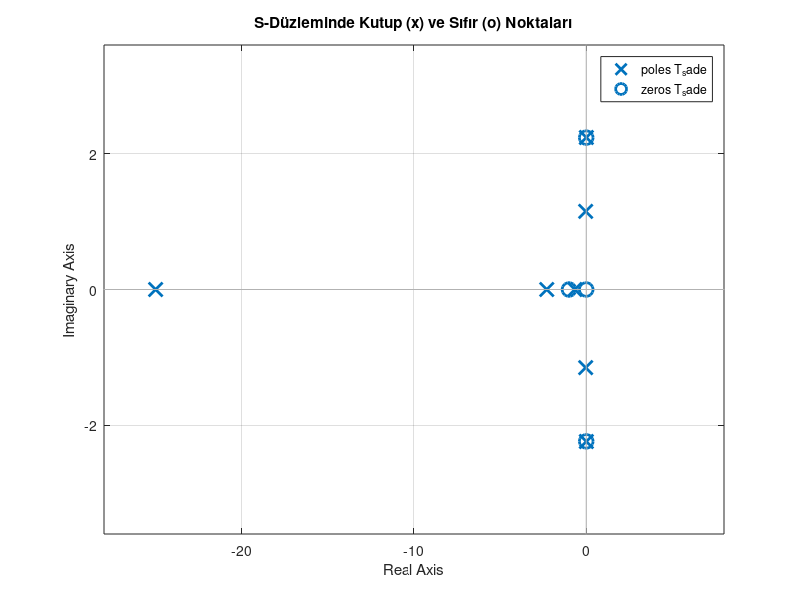
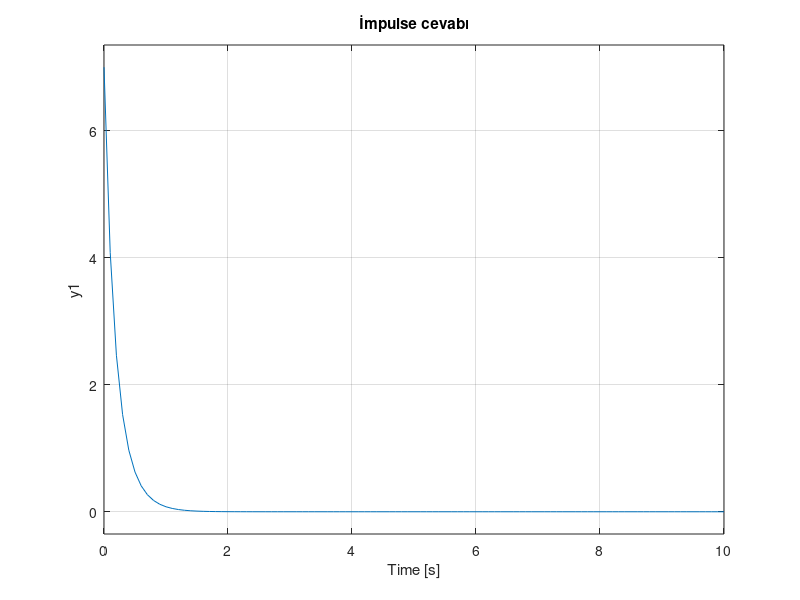
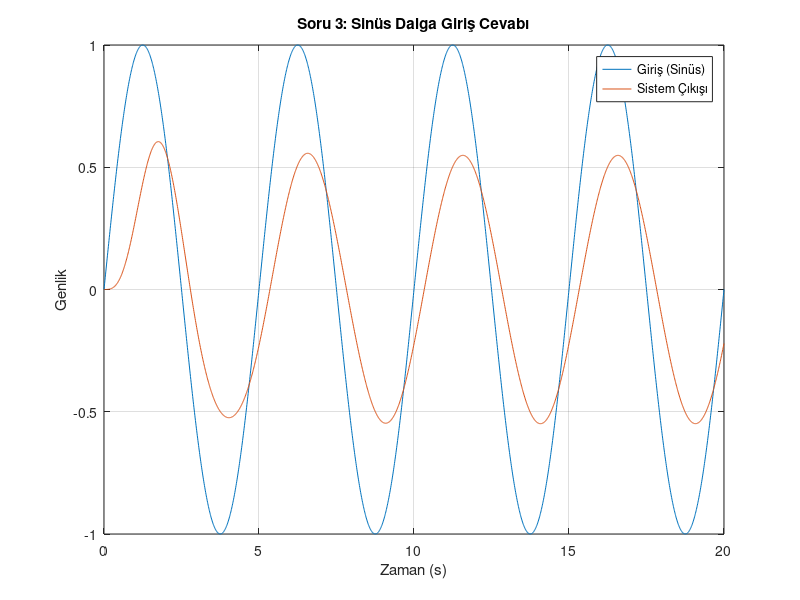

These charts were generated, in order, by the following MATLAB code:
%% SORU 1
clc;
clear;
close all;

s = tf('s');

G1 = s / ((s^2 + 1) * (s + 2));
H1 = (s + 1) / ((s + 1) * (s + 1));
G2 = 1 / s;
H2 = 25;
H3 = s / (s^2 + 5);

L1 = feedback(G1, H1, -1); 
L2 = feedback(G2, H2, -1);
G_forward = L1 * L2;
T = feedback(G_forward, H3, -1);

fprintf('--- Kapalı Çevrim Transfer Fonksiyonu T(s) ---\n');
T_sade = minreal(T); 
disp(T_sade);

fprintf('Sıfır Noktaları (Zeros):\n');
z = zero(T_sade);
disp(z);

fprintf('Kutup Noktaları (Poles):\n');
p = pole(T_sade);
disp(p);

figure;
pzmap(T_sade); 
grid on;
title('S-Düzleminde Kutup (x) ve Sıfır (o) Noktaları');

%% SORU 2
clc;
clear;
close all;

num = [7, 45];
den = [1, 12, 32];
G = tf(num, den); % 'gen' değil 'den' olmalı

t = 0:0.1:10;

% Rampa Yanıtı (Değişken ismini y_rampa olarak güncelledim)
r_ramp = t;
y_rampa = lsim(G, r_ramp, t); 

% Birim parabol
r_parabol = (t.^2)/2;                 
y_parabol = lsim(G, r_parabol, t);    

% (1+t)u(t) giriş yanıtı
r_ozel = 1 + t;                     
y_ozel = lsim(G, r_ozel, t);     

% Tüm girişleri ve yanıtları aynı pencerede göster
figure;                             
subplot(3,2,1);                     
step(G, t);                         
grid on;
title('Basamak');

subplot(3,2,2);                     
plot(t, y_rampa, 'LineWidth', 1.5); % Yukarıdakiyle aynı isim (y_rampa)
grid on;
title('Rampa');

subplot(3,2,3);                     
plot(t, y_parabol, 'LineWidth', 1.5); 
grid on;
title('Parabol');

subplot(3,2,4);                     
plot(t, y_ozel, 'LineWidth', 1.5);  
grid on;
title('(1+t)u(t)');

subplot(3,2,5);
impulse(G,t);
grid on;
title('İmpulse cevabı');


%% SORU 3 
% lsim ve gensig kullanımı

clc; clear; close all;

% 1. Sistem Tanımı
num = [1, 15];
den = [1, 5, 12, 32];
G = tf(num, den);

% 2. Zaman Vektörünün Tanımlanması
dt = 0.01;           % Örnekleme adımı
t_son = 20;          % Simülasyon süresi
t = 0:dt:t_son;      % Zaman vektörü

% 3. Giriş Sinyali Oluşturma
% gensig kullanırken zaman vektörünü (t) dışarıdan verebiliriz
periyot = 5;
u = gensig('sin', periyot, t_son, dt); 

% 4. Simülasyon ve Çizim
y = lsim(G, u, t);

figure;
plot(t, u);hold on;
plot(t, y);
grid on;
legend('Giriş (Sinüs)', 'Sistem Çıkışı');
xlabel('Zaman (s)'); ylabel('Genlik');
title('Soru 3: Sinüs Dalga Giriş Cevabı');
